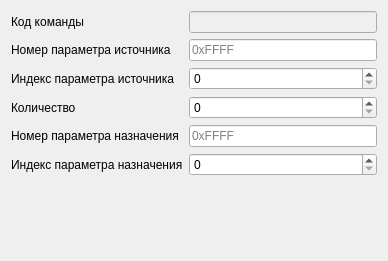
<?xml version="1.0" encoding="UTF-8"?>
<ui version="4.0">
 <class>InitSybusCommandCopyParam</class>
 <widget class="QWidget" name="InitSybusCommandCopyParam">
  <property name="geometry">
   <rect>
    <x>0</x>
    <y>0</y>
    <width>388</width>
    <height>261</height>
   </rect>
  </property>
  <property name="windowTitle">
   <string>InitSybusCommandCopyParam</string>
  </property>
  <layout class="QFormLayout" name="formLayout">
   <item row="0" column="0">
    <widget class="QLabel" name="label">
     <property name="text">
      <string>Код команды</string>
     </property>
    </widget>
   </item>
   <item row="0" column="1">
    <widget class="QLineEdit" name="lEdCode">
     <property name="enabled">
      <bool>false</bool>
     </property>
    </widget>
   </item>
   <item row="1" column="0">
    <widget class="QLabel" name="label_2">
     <property name="text">
      <string>Номер параметра источника</string>
     </property>
    </widget>
   </item>
   <item row="1" column="1">
    <widget class="QLineEdit" name="lEdSourseAddress">
     <property name="placeholderText">
      <string>0xFFFF</string>
     </property>
    </widget>
   </item>
   <item row="2" column="0">
    <widget class="QLabel" name="label_3">
     <property name="text">
      <string>Индекс параметра источника</string>
     </property>
    </widget>
   </item>
   <item row="2" column="1">
    <widget class="QSpinBox" name="spBoxSourseIndex">
     <property name="minimum">
      <number>0</number>
     </property>
     <property name="maximum">
      <number>65535</number>
     </property>
    </widget>
   </item>
   <item row="3" column="0">
    <widget class="QLabel" name="label_4">
     <property name="text">
      <string>Количество</string>
     </property>
    </widget>
   </item>
   <item row="3" column="1">
    <widget class="QSpinBox" name="spBoxCount">
     <property name="maximum">
      <number>65535</number>
     </property>
    </widget>
   </item>
   <item row="4" column="0">
    <widget class="QLabel" name="label_5">
     <property name="text">
      <string>Номер параметра назначения</string>
     </property>
    </widget>
   </item>
   <item row="4" column="1">
    <widget class="QLineEdit" name="lEdDestAddress">
     <property name="placeholderText">
      <string>0xFFFF</string>
     </property>
    </widget>
   </item>
   <item row="5" column="0">
    <widget class="QLabel" name="label_6">
     <property name="text">
      <string>Индекс параметра назначения</string>
     </property>
    </widget>
   </item>
   <item row="5" column="1">
    <widget class="QSpinBox" name="spBoxDestIndex">
     <property name="minimum">
      <number>0</number>
     </property>
     <property name="maximum">
      <number>65535</number>
     </property>
     <property name="singleStep">
      <number>0</number>
     </property>
    </widget>
   </item>
   <item row="6" column="1">
    <widget class="QLabel" name="labInfo">
     <property name="text">
      <string/>
     </property>
    </widget>
   </item>
  </layout>
 </widget>
 <layoutdefault spacing="6" margin="11"/>
 <resources/>
 <connections/>
</ui>
